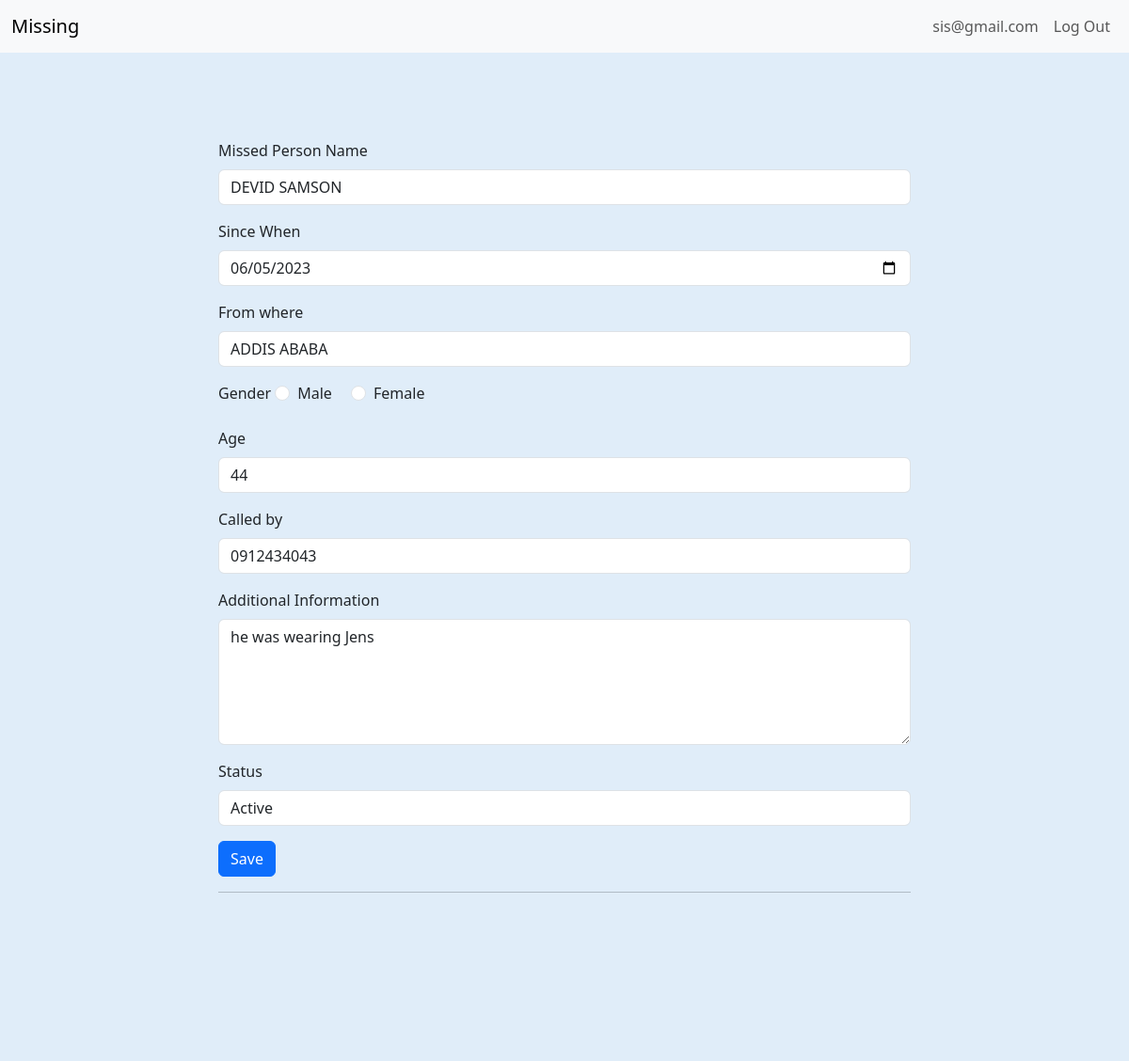
Before: /1/update (signed in, upper part) with the older database file.
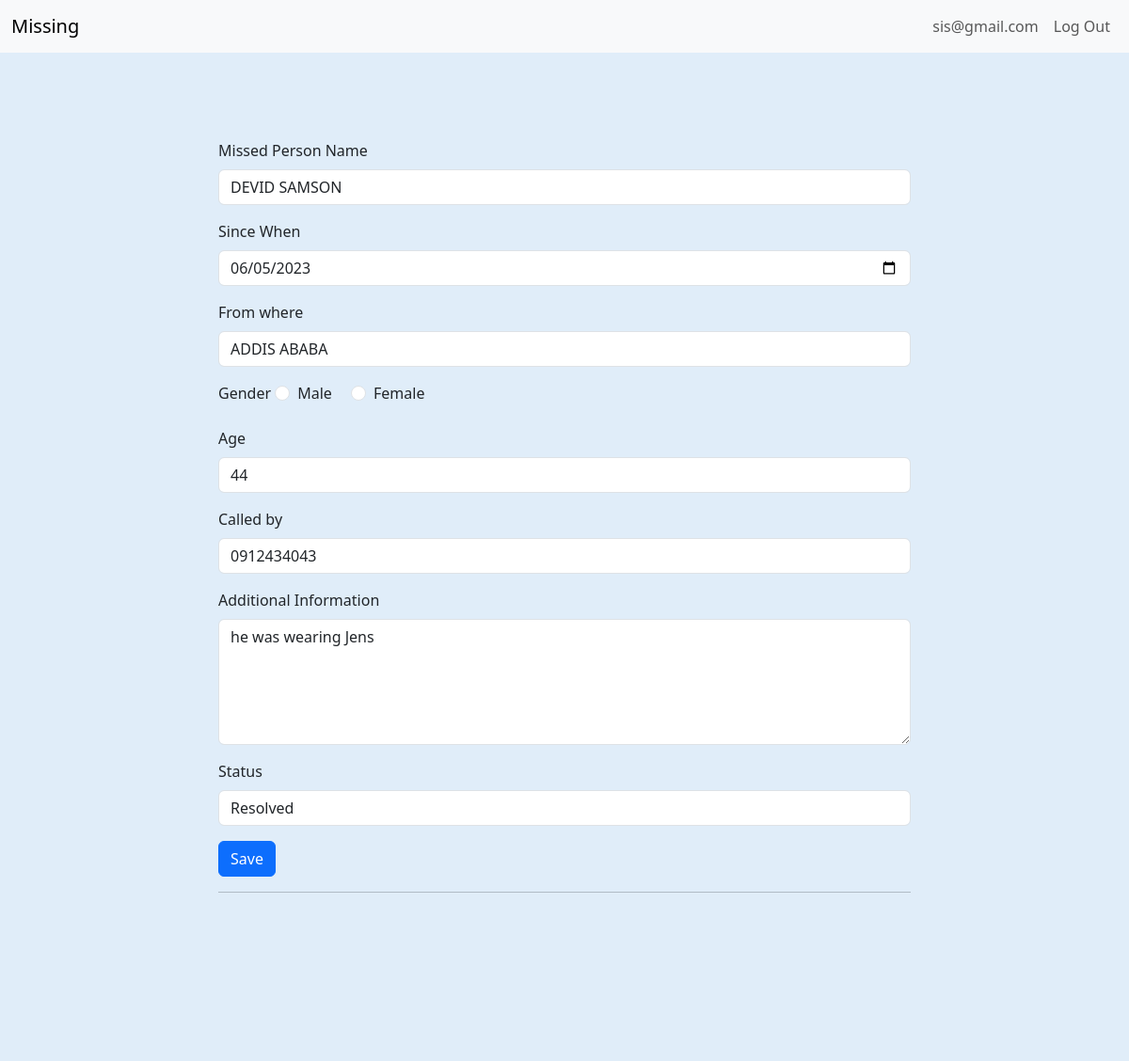
After: the same page with the newer database file.
### tables this page shows
CREATE TABLE post (
  id INTEGER PRIMARY KEY AUTOINCREMENT,
  finder_id INTEGER NOT NULL,
  created TIMESTAMP NOT NULL DEFAULT CURRENT_TIMESTAMP,
  missed_name TEXT NOT NULL,
  since TEXT NOT NULL,
  missing_from TEXT NOT NULL,
  gender TEXT NOT NULL,
  age TEXT NOT NULL,
  call_on TEXT NOT NULL,
  additional_info TEXT NOT NULL,
  photo_url TEXT NOT NULL,
  status TEXT NOT NULL DEFAULT 'active',
  FOREIGN KEY (finder_id) REFERENCES user (id)
);

### missing/blog.py (the view, shortened to what this page needs)
@bp.route('/<int:id>/update', methods=('GET', 'POST'))
@login_required
def update(id):
    post = get_post(id)
    return render_template('blog/update.html', post=post)

### missing/auth.py (called while the page is built)
def login_required(view):
    @functools.wraps(view)
    def wrapped_view(**kwargs):
        if g.user is None:
            return redirect(url_for('auth.login'))
        return view(**kwargs)
    return wrapped_view

@bp.before_app_request
def load_logged_in_user():
    user_id = session.get('user_id')
    if user_id is None:
        g.user = None
    else:
        db = get_db()
        g.user = db.execute(
            'SELECT * FROM user WHERE id = ?', (user_id,)
        ).fetchone()

### missing/blog.py (called while the page is built)
def get_post(id, check_finder=True):
    post = get_db().execute(
        'SELECT p.id, missed_name, since, missing_from, gender, age, call_on, additional_info, photo_url, status, created, finder_id, email'
        ' FROM post p JOIN user u ON p.finder_id = u.id'
        ' WHERE p.id = ?',
        (id,)
    ).fetchone()
    if post is None:
        abort(404, f"Post id {id} doesn't exist.")
    if check_finder and post['finder_id'] != g.user['id']:
        abort(403)
    return post

### missing/db.py (called while the page is built)
def get_db():
    if 'db' not in g:
        g.db = sqlite3.connect(
            current_app.config['DATABASE'],
            detect_types=sqlite3.PARSE_DECLTYPES
        )
        g.db.row_factory = sqlite3.Row
    return g.db

### missing/templates/blog/update.html
{% extends 'base.html' %}
{% block header %}
  <h1>{% block title %}Edit "{{ post['title'] }}"{% endblock %}</h1>
{% endblock %}
{% block content %}
  <div class="container">
    <div class="row justify-content-center">
      <div class="col-md-8">
        <form method="post">
          <div class="mb-3">
            <label for="missed_name" class="form-label">Missed Person Name</label>
            <input type="text" class="form-control" id="missed_name" name="missed_name" value="{{ request.form['missed_name'] or post['missed_name'] }}" required>
          </div>
          <div class="mb-3">
            <label for="since" class="form-label">Since When</label>
            <input type="date" class="form-control" id="since" name="since" value="{{ request.form['since'] or post['since'] }}" required>
          </div>
          <div class="mb-3">
            <label for="missing_from" class="form-label">From where</label>
            <input type="text" class="form-control" id="missing_from" name="missing_from" value="{{ request.form['missing_from'] or post['missing_from'] }}" required>
          </div>
          <div class="mb-3">
            <label class="form-label">Gender</label>
            <div class="form-check form-check-inline">
              <input class="form-check-input" type="radio" name="gender" id="male" value="male" {% if request.form['gender'] == 'male' %}checked{% endif %} required>
              <label class="form-check-label" for="male">Male</label>
            </div>
            <div class="form-check form-check-inline">
              <input class="form-check-input" type="radio" name="gender" id="female" value="female" {% if request.form['gender'] == 'female' %}checked{% endif %} required>
              <label class="form-check-label" for="female">Female</label>
            </div>
          </div>
          <div class="mb-3">
            <label for="age" class="form-label">Age</label>
            <input type="number" class="form-control" id="age" name="age" value="{{ request.form['age'] or post['age'] }}" required>
          </div>
          <div class="mb-3">
            <label for="call_on" class="form-label">Called by</label>
            <input type="text" class="form-control" id="call_on" name="call_on" value="{{ request.form['call_on'] or post['call_on'] }}" required>
          </div>
          <div class="mb-3">
            <label for="additional_info" class="form-label">Additional Information</label>
            <textarea class="form-control" id="additional_info" name="additional_info" rows="5">{{ request.form['additional_info'] or post['additional_info'] }}</textarea>
          </div>
          <div class="mb-3">
            <label for="status" class="form-label">Status</label>
            <select class="form-control" id="status" name="status">
              <option value="active" {% if post['status'] == 'active' %}selected{% endif %}>Active</option>
              <option value="resolved" {% if post['status'] == 'resolved' %}selected{% endif %}>Resolved</option>
            </select>
          </div>
          <button type="submit" class="btn btn-primary">Save</button>
        </form>
        <hr>
      </div>
    </div>
  </div>
{% endblock %}

Changed rows visible on the page:
changed post "DEVID SAMSON": status "Active" → "Resolved"
